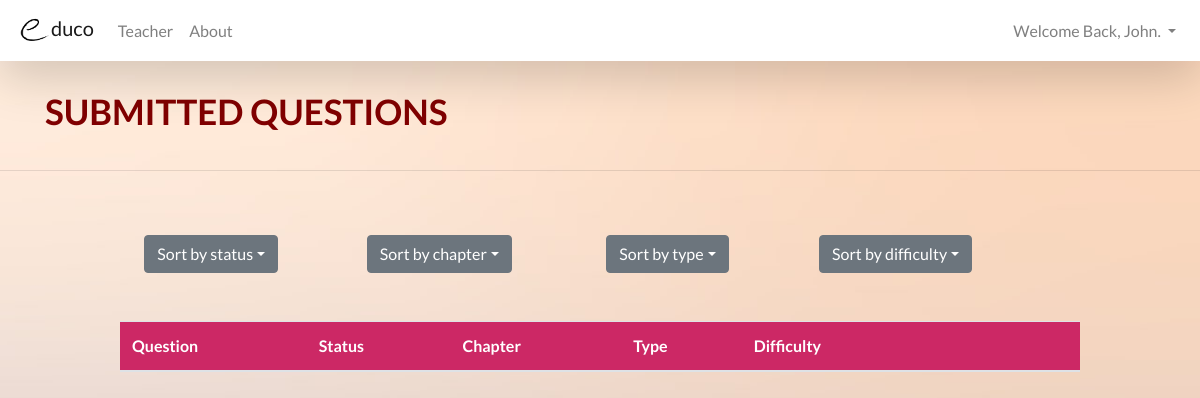
Before: /website/teacher/view_questions.php (signed in) with the older database file.
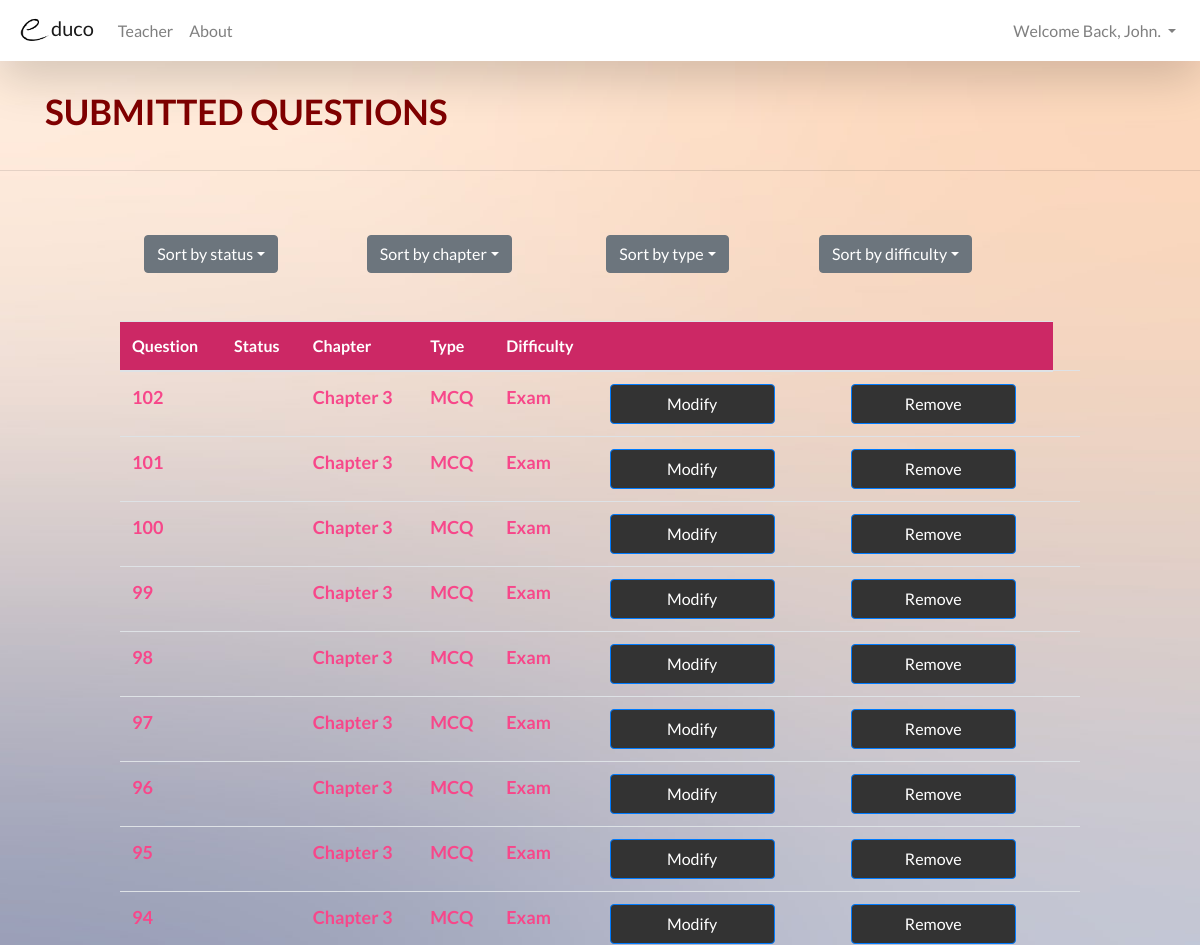
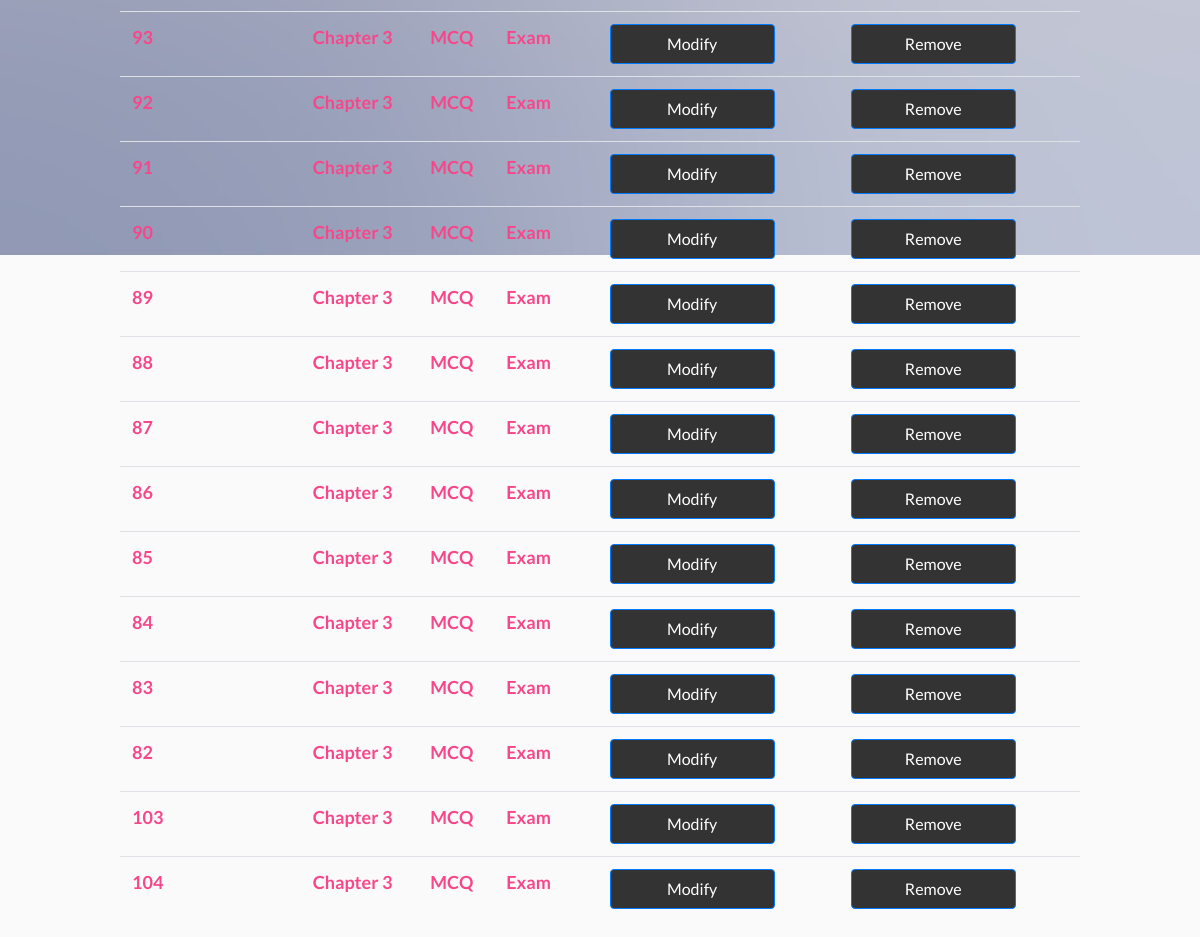
After: the same page with the newer database file (2 pictures, top to bottom).
### tables this page shows
CREATE TABLE IF NOT EXISTS `question` (
  `Q_No` int(11) NOT NULL AUTO_INCREMENT,
  `Chapter` varchar(255) DEFAULT NULL,
  `Format` varchar(255) DEFAULT NULL,
  `Difficulty` varchar(255) DEFAULT NULL,
  `Mark` int(1) DEFAULT NULL,
  `QuestionContent` text,
  `Image` mediumblob,
  `Imagepath` varchar(255) DEFAULT NULL,
  `A` varchar(255) DEFAULT NULL,
  `B` varchar(255) DEFAULT NULL,
  `C` varchar(255) DEFAULT NULL,
  `D` varchar(255) DEFAULT NULL,
  `TrueAnswer` varchar(255) DEFAULT NULL,
  `Approval` int(11) DEFAULT NULL,
  PRIMARY KEY (`Q_No`)
);

### website/teacher/view_questions.php (the view, shortened to what this page needs)
<!DOCTYPE html>
<html>
<head>
<?php include($_SERVER["DOCUMENT_ROOT"].'/template/header.php'); ?>
</head>
<body>
<?php include($_SERVER["DOCUMENT_ROOT"].'/template/teachernavbar.php'); ?>
<br/>
<div class="container">
  <div class="row">
    <div class="col-sm-5">
      <p class="text-center" style="font-size: 35px; color: maroon; float: left; font-weight: bold;">
      SUBMITTED QUESTIONS
      </p>
    </div>
  </div>
</div>
<hr/>
<br/><br/>
<center>
<div class="row" style="margin-left: 10%;">
  <div class="dropdown col-sm-2">
    <button class="btn btn-secondary dropdown-toggle"type="button" id="questionapproval" data-toggle="dropdown" aria-haspopup="true" aria-expanded="false">Sort by status</button>
  </div>
  <div class="dropdown col-sm-3">
    <button class="btn btn-secondary dropdown-toggle"type="button" id="chapters" data-toggle="dropdown" aria-haspopup="true" aria-expanded="false">Sort by chapter</button>
  </div>
  <div class="dropdown col-sm-2">
    <button class="btn btn-secondary dropdown-toggle"type="button" id="questiontype" data-toggle="dropdown" aria-haspopup="true" aria-expanded="false">Sort by type</button>
  </div>
  <div class="dropdown col-sm-3">
    <button class="btn btn-secondary dropdown-toggle"type="button" id="questiondifficulty" data-toggle="dropdown" aria-haspopup="true" aria-expanded="false">Sort by difficulty</button>
  </div>
</div>
<br/><br/>
<table class="table table-hover" style="width: 80%;">
  <thead>
    <tr style="background-color: #CC2865; color: white;">
      <th>Question</th>
      <th>Status</th>
      <th>Chapter</th>
      <th>Type</th>
      <th>Difficulty</th>
      <th></th>
      <th></th>
      <th></th>
    </tr>
  </thead>
<tbody style="color: #F7478A; font-size: 18px; font-weight: bold;">
<?php
$conn = mysqli_connect('localhost','root','','educo');
$sql = "SELECT Q_No,Approval,Chapter,Format,Difficulty FROM question";
$result = mysqli_query($conn, $sql);
while($row = mysqli_fetch_array($result))
{
  echo "<tr>";
  echo "<td>" . $row['Q_No'] . "</td>";
  echo "<td>" . $row['Approval'] . "</td>";
  echo "<td>" . $row['Chapter'] . "</td>";
  echo "<td>" . $row['Format'] . "</td>";
  echo "<td>" . $row['Difficulty'] . "</td>";
  echo "<td>";
  echo "<button class= 'btn btn-primary' style='width: 165px; height: 40px; color: white;
        background-color:#333333;' onclick=\"window.location.href='edit_question_teacher.php?id=".$row['Q_No']."'\">Modify</button></td>";
  echo "<td>";
  echo "<td>";
  echo "<button class= 'btn btn-primary' style='width: 165px; height: 40px; color: white;
        background-color:#333333;'>Remove</button></td>";
  echo "<td>";
  echo "</tr>";
  }
  echo "</table>";
?>
</center>
</body>
</html>

Changed rows visible on the page:
added question: Q_No "102", Chapter "Chapter 3", Format "MCQ", Difficulty "Exam"
added question: Q_No "101", Chapter "Chapter 3", Format "MCQ", Difficulty "Exam"
added question: Q_No "100", Chapter "Chapter 3", Format "MCQ", Difficulty "Exam"
added question: Q_No "99", Chapter "Chapter 3", Format "MCQ", Difficulty "Exam"
added question: Q_No "98", Chapter "Chapter 3", Format "MCQ", Difficulty "Exam"
added question: Q_No "97", Chapter "Chapter 3", Format "MCQ", Difficulty "Exam"
added question: Q_No "96", Chapter "Chapter 3", Format "MCQ", Difficulty "Exam"
added question: Q_No "95", Chapter "Chapter 3", Format "MCQ", Difficulty "Exam"
added question: Q_No "94", Chapter "Chapter 3", Format "MCQ", Difficulty "Exam"
added question: Q_No "93", Chapter "Chapter 3", Format "MCQ", Difficulty "Exam"
added question: Q_No "92", Chapter "Chapter 3", Format "MCQ", Difficulty "Exam"
added question: Q_No "91", Chapter "Chapter 3", Format "MCQ", Difficulty "Exam"
added question: Q_No "90", Chapter "Chapter 3", Format "MCQ", Difficulty "Exam"
added question: Q_No "89", Chapter "Chapter 3", Format "MCQ", Difficulty "Exam"
added question: Q_No "88", Chapter "Chapter 3", Format "MCQ", Difficulty "Exam"
added question: Q_No "87", Chapter "Chapter 3", Format "MCQ", Difficulty "Exam"
added question: Q_No "86", Chapter "Chapter 3", Format "MCQ", Difficulty "Exam"
added question: Q_No "85", Chapter "Chapter 3", Format "MCQ", Difficulty "Exam"
added question: Q_No "84", Chapter "Chapter 3", Format "MCQ", Difficulty "Exam"
added question: Q_No "83", Chapter "Chapter 3", Format "MCQ", Difficulty "Exam"
added question: Q_No "82", Chapter "Chapter 3", Format "MCQ", Difficulty "Exam"
added question: Q_No "103", Chapter "Chapter 3", Format "MCQ", Difficulty "Exam"
added question: Q_No "104", Chapter "Chapter 3", Format "MCQ", Difficulty "Exam"
